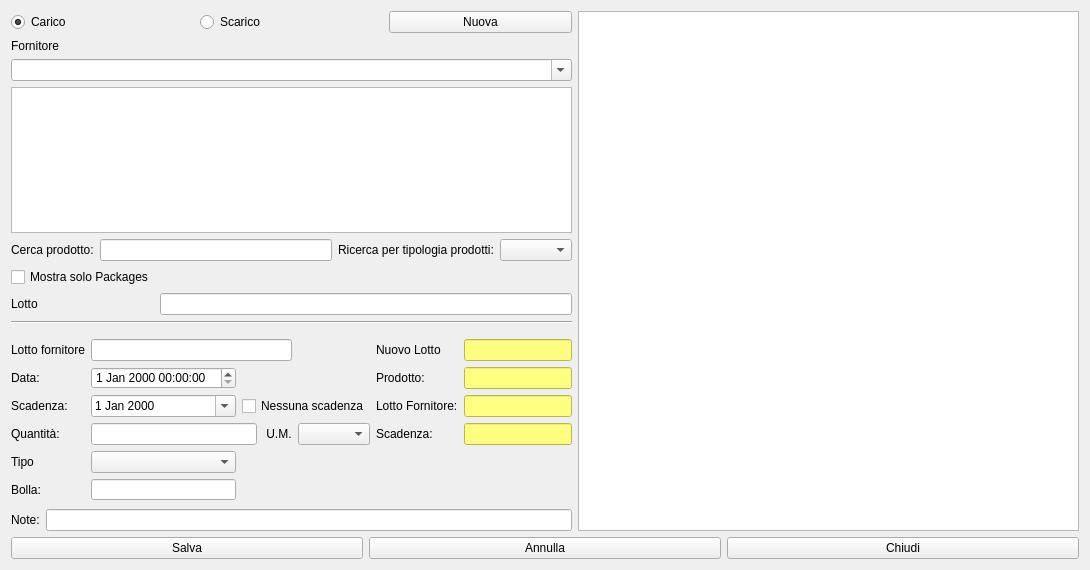
<?xml version="1.0" encoding="UTF-8"?>
<ui version="4.0">
 <class>HnuovaOperazione</class>
 <widget class="QWidget" name="HnuovaOperazione">
  <property name="windowModality">
   <enum>Qt::NonModal</enum>
  </property>
  <property name="geometry">
   <rect>
    <x>0</x>
    <y>0</y>
    <width>1090</width>
    <height>570</height>
   </rect>
  </property>
  <property name="sizePolicy">
   <sizepolicy hsizetype="Fixed" vsizetype="Preferred">
    <horstretch>0</horstretch>
    <verstretch>0</verstretch>
   </sizepolicy>
  </property>
  <property name="windowTitle">
   <string>Nuova operazione</string>
  </property>
  <property name="windowIcon">
   <iconset resource="icons.qrc">
    <normaloff>:/Resources/Actions-configure-icon.png</normaloff>:/Resources/Actions-configure-icon.png</iconset>
  </property>
  <layout class="QVBoxLayout" name="verticalLayout_3">
   <item>
    <layout class="QHBoxLayout" name="horizontalLayout_4">
     <item>
      <layout class="QVBoxLayout" name="verticalLayout_2">
       <item>
        <layout class="QHBoxLayout" name="horizontalLayout_2">
         <item>
          <widget class="QRadioButton" name="radioButton">
           <property name="text">
            <string>Carico</string>
           </property>
           <property name="checked">
            <bool>true</bool>
           </property>
          </widget>
         </item>
         <item>
          <widget class="QRadioButton" name="radioButton_2">
           <property name="text">
            <string>Scarico</string>
           </property>
          </widget>
         </item>
         <item>
          <widget class="QPushButton" name="pushButton_3">
           <property name="text">
            <string>Nuova</string>
           </property>
           <property name="icon">
            <iconset resource="icons.qrc">
             <normaloff>:/Resources/Actions-configure-icon.png</normaloff>:/Resources/Actions-configure-icon.png</iconset>
           </property>
           <property name="iconSize">
            <size>
             <width>32</width>
             <height>32</height>
            </size>
           </property>
          </widget>
         </item>
        </layout>
       </item>
       <item>
        <widget class="QLabel" name="label">
         <property name="text">
          <string>Fornitore</string>
         </property>
        </widget>
       </item>
       <item>
        <widget class="QComboBox" name="cbAnagrafica">
         <property name="editable">
          <bool>true</bool>
         </property>
         <property name="insertPolicy">
          <enum>QComboBox::NoInsert</enum>
         </property>
        </widget>
       </item>
       <item>
        <widget class="QListView" name="lvProdotti"/>
       </item>
       <item>
        <layout class="QVBoxLayout" name="verticalLayout">
         <item>
          <layout class="QHBoxLayout" name="horizontalLayout">
           <item>
            <widget class="QLabel" name="label_12">
             <property name="text">
              <string>Cerca prodotto:</string>
             </property>
            </widget>
           </item>
           <item>
            <widget class="QLineEdit" name="leProdotti"/>
           </item>
           <item>
            <widget class="QLabel" name="label_2">
             <property name="text">
              <string>Ricerca per tipologia prodotti:</string>
             </property>
            </widget>
           </item>
           <item>
            <widget class="QComboBox" name="cbtipo"/>
           </item>
          </layout>
         </item>
        </layout>
       </item>
       <item>
        <layout class="QGridLayout" name="gridLayout_2">
         <item row="1" column="3">
          <widget class="QLineEdit" name="leLotto"/>
         </item>
         <item row="1" column="2">
          <widget class="QLabel" name="label_10">
           <property name="text">
            <string>Lotto</string>
           </property>
          </widget>
         </item>
         <item row="0" column="2">
          <widget class="QCheckBox" name="cbShowPackages">
           <property name="text">
            <string>Mostra solo Packages</string>
           </property>
           <property name="checked">
            <bool>false</bool>
           </property>
          </widget>
         </item>
        </layout>
       </item>
       <item>
        <widget class="Line" name="line_2">
         <property name="orientation">
          <enum>Qt::Horizontal</enum>
         </property>
        </widget>
       </item>
       <item>
        <layout class="QFormLayout" name="formLayout_2">
         <item row="0" column="0">
          <widget class="Line" name="line">
           <property name="orientation">
            <enum>Qt::Horizontal</enum>
           </property>
          </widget>
         </item>
         <item row="3" column="0">
          <layout class="QGridLayout" name="gridLayout">
           <item row="5" column="0">
            <widget class="QLabel" name="label_4">
             <property name="text">
              <string>Bolla:</string>
             </property>
            </widget>
           </item>
           <item row="1" column="0">
            <widget class="QLabel" name="label_15">
             <property name="text">
              <string>Data:</string>
             </property>
            </widget>
           </item>
           <item row="2" column="2">
            <widget class="QDateEdit" name="deScadenza">
             <property name="calendarPopup">
              <bool>true</bool>
             </property>
            </widget>
           </item>
           <item row="5" column="2">
            <widget class="QLineEdit" name="leBolla"/>
           </item>
           <item row="4" column="0">
            <widget class="QLabel" name="label_11">
             <property name="text">
              <string>Tipo</string>
             </property>
            </widget>
           </item>
           <item row="0" column="0">
            <widget class="QLabel" name="label_6">
             <property name="text">
              <string>Lotto fornitore</string>
             </property>
            </widget>
           </item>
           <item row="3" column="2" colspan="2">
            <widget class="QLineEdit" name="leQuantita"/>
           </item>
           <item row="2" column="3" colspan="3">
            <widget class="QCheckBox" name="cbScadenza">
             <property name="text">
              <string>Nessuna scadenza</string>
             </property>
            </widget>
           </item>
           <item row="0" column="2" colspan="3">
            <widget class="QLineEdit" name="leLotfornitore"/>
           </item>
           <item row="2" column="0">
            <widget class="QLabel" name="label_7">
             <property name="text">
              <string>Scadenza:</string>
             </property>
            </widget>
           </item>
           <item row="3" column="5">
            <widget class="QComboBox" name="cbUM"/>
           </item>
           <item row="4" column="2">
            <widget class="QComboBox" name="cbTipoLot"/>
           </item>
           <item row="3" column="0">
            <widget class="QLabel" name="label_3">
             <property name="text">
              <string>Quantità:</string>
             </property>
            </widget>
           </item>
           <item row="3" column="4">
            <widget class="QLabel" name="label_5">
             <property name="text">
              <string> U.M.</string>
             </property>
            </widget>
           </item>
           <item row="1" column="2">
            <widget class="QDateTimeEdit" name="deDataOperazione"/>
           </item>
          </layout>
         </item>
         <item row="3" column="1">
          <layout class="QFormLayout" name="formLayout">
           <item row="1" column="0">
            <widget class="QLabel" name="label_9">
             <property name="text">
              <string>Nuovo Lotto</string>
             </property>
            </widget>
           </item>
           <item row="1" column="1">
            <widget class="QLineEdit" name="leNewLot">
             <property name="styleSheet">
              <string notr="true">background-color: rgb(255, 255, 127);</string>
             </property>
             <property name="readOnly">
              <bool>true</bool>
             </property>
            </widget>
           </item>
           <item row="2" column="0">
            <widget class="QLabel" name="label_14">
             <property name="text">
              <string>Prodotto:</string>
             </property>
            </widget>
           </item>
           <item row="2" column="1">
            <widget class="QLineEdit" name="leProdottoCreato">
             <property name="styleSheet">
              <string notr="true">background-color: rgb(255, 255, 127);</string>
             </property>
             <property name="readOnly">
              <bool>true</bool>
             </property>
            </widget>
           </item>
           <item row="3" column="0">
            <widget class="QLabel" name="label_13">
             <property name="text">
              <string>Lotto Fornitore:</string>
             </property>
            </widget>
           </item>
           <item row="3" column="1">
            <widget class="QLineEdit" name="ledispLottoforn">
             <property name="styleSheet">
              <string notr="true">background-color: rgb(255, 255, 127);</string>
             </property>
             <property name="readOnly">
              <bool>true</bool>
             </property>
            </widget>
           </item>
           <item row="4" column="0">
            <widget class="QLabel" name="label_8">
             <property name="text">
              <string>Scadenza:</string>
             </property>
            </widget>
           </item>
           <item row="4" column="1">
            <widget class="QLineEdit" name="leScadenza">
             <property name="styleSheet">
              <string notr="true">background-color: rgb(255, 255, 127);</string>
             </property>
             <property name="readOnly">
              <bool>true</bool>
             </property>
            </widget>
           </item>
          </layout>
         </item>
        </layout>
       </item>
       <item>
        <layout class="QHBoxLayout" name="horizontalLayout_5">
         <item>
          <widget class="QLabel" name="label_16">
           <property name="text">
            <string>Note:</string>
           </property>
          </widget>
         </item>
         <item>
          <widget class="QLineEdit" name="leNote"/>
         </item>
        </layout>
       </item>
      </layout>
     </item>
     <item>
      <widget class="QTableView" name="tableView">
       <property name="selectionBehavior">
        <enum>QAbstractItemView::SelectRows</enum>
       </property>
       <attribute name="verticalHeaderVisible">
        <bool>false</bool>
       </attribute>
      </widget>
     </item>
    </layout>
   </item>
   <item>
    <layout class="QHBoxLayout" name="horizontalLayout_3">
     <item>
      <widget class="QPushButton" name="pushButton">
       <property name="text">
        <string>Salva</string>
       </property>
       <property name="icon">
        <iconset resource="icons.qrc">
         <normaloff>:/Resources/save-icon.png</normaloff>:/Resources/save-icon.png</iconset>
       </property>
       <property name="iconSize">
        <size>
         <width>32</width>
         <height>32</height>
        </size>
       </property>
      </widget>
     </item>
     <item>
      <widget class="QPushButton" name="pushButton_2">
       <property name="text">
        <string>Annulla</string>
       </property>
       <property name="icon">
        <iconset resource="icons.qrc">
         <normaloff>:/Resources/Banned-Sign.PNG</normaloff>:/Resources/Banned-Sign.PNG</iconset>
       </property>
       <property name="iconSize">
        <size>
         <width>32</width>
         <height>32</height>
        </size>
       </property>
      </widget>
     </item>
     <item>
      <widget class="QPushButton" name="pushButton_4">
       <property name="text">
        <string>Chiudi</string>
       </property>
       <property name="icon">
        <iconset resource="icons.qrc">
         <normaloff>:/Resources/Actions-window-close-icon.png</normaloff>:/Resources/Actions-window-close-icon.png</iconset>
       </property>
       <property name="iconSize">
        <size>
         <width>32</width>
         <height>32</height>
        </size>
       </property>
      </widget>
     </item>
    </layout>
   </item>
  </layout>
 </widget>
 <tabstops>
  <tabstop>tableView</tabstop>
  <tabstop>pushButton</tabstop>
  <tabstop>pushButton_2</tabstop>
  <tabstop>pushButton_4</tabstop>
 </tabstops>
 <resources>
  <include location="icons.qrc"/>
 </resources>
 <connections/>
</ui>
